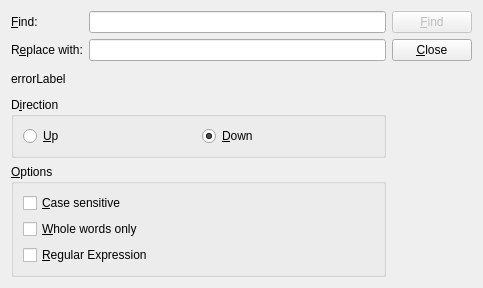
<?xml version="1.0" encoding="UTF-8"?>
<ui version="4.0">
 <class>FindReplaceForm</class>
 <widget class="QWidget" name="FindReplaceForm">
  <property name="geometry">
   <rect>
    <x>0</x>
    <y>0</y>
    <width>483</width>
    <height>288</height>
   </rect>
  </property>
  <property name="windowTitle">
   <string>Form</string>
  </property>
  <layout class="QGridLayout" name="gridLayout_4">
   <item row="0" column="0">
    <layout class="QVBoxLayout" name="verticalLayout_2">
     <item>
      <layout class="QGridLayout" name="gridLayout_3">
       <item row="0" column="0">
        <widget class="QLabel" name="label">
         <property name="text">
          <string>&amp;Find:</string>
         </property>
         <property name="buddy">
          <cstring>textToFind</cstring>
         </property>
        </widget>
       </item>
       <item row="0" column="1">
        <widget class="QLineEdit" name="textToFind"/>
       </item>
       <item row="1" column="0">
        <widget class="QLabel" name="replaceLabel">
         <property name="text">
          <string>R&amp;eplace with:</string>
         </property>
         <property name="buddy">
          <cstring>textToReplace</cstring>
         </property>
        </widget>
       </item>
       <item row="1" column="1">
        <widget class="QLineEdit" name="textToReplace"/>
       </item>
      </layout>
     </item>
     <item>
      <widget class="QLabel" name="errorLabel">
       <property name="text">
        <string>errorLabel</string>
       </property>
      </widget>
     </item>
     <item>
      <widget class="QGroupBox" name="groupBox">
       <property name="title">
        <string>D&amp;irection</string>
       </property>
       <layout class="QGridLayout" name="gridLayout_2">
        <item row="0" column="0">
         <widget class="QRadioButton" name="upRadioButton">
          <property name="text">
           <string>&amp;Up</string>
          </property>
         </widget>
        </item>
        <item row="0" column="1">
         <widget class="QRadioButton" name="downRadioButton">
          <property name="text">
           <string>&amp;Down</string>
          </property>
          <property name="checked">
           <bool>true</bool>
          </property>
         </widget>
        </item>
       </layout>
      </widget>
     </item>
     <item>
      <widget class="QGroupBox" name="groupBox_2">
       <property name="title">
        <string>&amp;Options</string>
       </property>
       <layout class="QGridLayout" name="gridLayout">
        <item row="0" column="0">
         <widget class="QCheckBox" name="caseCheckBox">
          <property name="text">
           <string>&amp;Case sensitive</string>
          </property>
         </widget>
        </item>
        <item row="2" column="0">
         <widget class="QCheckBox" name="regexCheckBox">
          <property name="toolTip">
           <string>&lt;!DOCTYPE HTML PUBLIC &quot;-//W3C//DTD HTML 4.0//EN&quot; &quot;http://www.w3.org/TR/REC-html40/strict.dtd&quot;&gt;
&lt;html&gt;&lt;head&gt;&lt;meta name=&quot;qrichtext&quot; content=&quot;1&quot; /&gt;&lt;style type=&quot;text/css&quot;&gt;
p, li { white-space: pre-wrap; }
&lt;/style&gt;&lt;/head&gt;&lt;body style=&quot; font-family:'Sans'; font-size:10pt; font-weight:400; font-style:normal;&quot;&gt;
&lt;p style=&quot; margin-top:0px; margin-bottom:0px; margin-left:0px; margin-right:0px; -qt-block-indent:0; text-indent:0px;&quot;&gt;whether the text to search should be interpreted as a regular expression.&lt;/p&gt;
&lt;p style=&quot;-qt-paragraph-type:empty; margin-top:0px; margin-bottom:0px; margin-left:0px; margin-right:0px; -qt-block-indent:0; text-indent:0px;&quot;&gt;&lt;/p&gt;
&lt;p style=&quot; margin-top:0px; margin-bottom:0px; margin-left:0px; margin-right:0px; -qt-block-indent:0; text-indent:0px;&quot;&gt;You may want to take a look at the syntax of regular expressions:&lt;/p&gt;
&lt;p style=&quot; margin-top:0px; margin-bottom:0px; margin-left:0px; margin-right:0px; -qt-block-indent:0; text-indent:0px;&quot;&gt;&lt;a href=&quot;http://doc.trolltech.com/qregexp.html&quot;&gt;&lt;span style=&quot; text-decoration: underline; color:#0000ff;&quot;&gt;http://doc.trolltech.com/qregexp.html&lt;/span&gt;&lt;/a&gt;&lt;/p&gt;&lt;/body&gt;&lt;/html&gt;</string>
          </property>
          <property name="text">
           <string>&amp;Regular Expression</string>
          </property>
         </widget>
        </item>
        <item row="1" column="0">
         <widget class="QCheckBox" name="wholeCheckBox">
          <property name="text">
           <string>&amp;Whole words only</string>
          </property>
         </widget>
        </item>
       </layout>
      </widget>
     </item>
    </layout>
   </item>
   <item row="0" column="1">
    <layout class="QVBoxLayout" name="verticalLayout">
     <item>
      <widget class="QPushButton" name="findButton">
       <property name="enabled">
        <bool>false</bool>
       </property>
       <property name="text">
        <string>&amp;Find</string>
       </property>
      </widget>
     </item>
     <item>
      <widget class="QPushButton" name="closeButton">
       <property name="text">
        <string>&amp;Close</string>
       </property>
      </widget>
     </item>
     <item>
      <spacer name="verticalSpacer">
       <property name="orientation">
        <enum>Qt::Vertical</enum>
       </property>
       <property name="sizeHint" stdset="0">
        <size>
         <width>20</width>
         <height>40</height>
        </size>
       </property>
      </spacer>
     </item>
    </layout>
   </item>
  </layout>
 </widget>
 <tabstops>
  <tabstop>textToFind</tabstop>
  <tabstop>textToReplace</tabstop>
  <tabstop>upRadioButton</tabstop>
  <tabstop>downRadioButton</tabstop>
  <tabstop>caseCheckBox</tabstop>
  <tabstop>wholeCheckBox</tabstop>
  <tabstop>regexCheckBox</tabstop>
  <tabstop>findButton</tabstop>
  <tabstop>closeButton</tabstop>
 </tabstops>
 <resources/>
 <connections/>
</ui>
